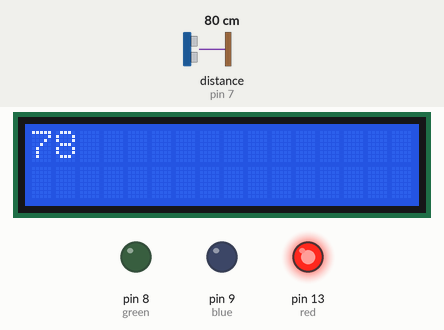
Simulated run of this sketch. Board: Arduino Uno, built with avr-gcc and run on an emulated ATmega328P. Parts: 16×2 character LCD, output pins drawn as LEDs (lit = HIGH). Wiring (inferred from the names in the program): ultrasonic range finder: trigger pin 6; echo pin 7. Dashed ring = blinking. The test bench sets the inputs (shaded band); at power-on: distance to the obstacle (sensor on pin 7) 80 cm. The echo pulse lasts 58.3 µs per cm; pins used as bus, display or sensor lines are not drawn; what the sketch prints to the serial monitor is not drawn.

Above: at 1.2 s.
1.3 s: distance to the obstacle (sensor on pin 7) set to 71 cm
At 2.6 s:
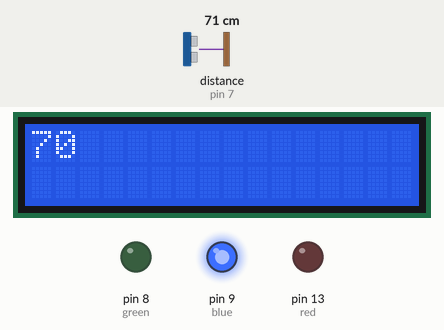
2.9 s: distance to the obstacle (sensor on pin 7) set to 54 cm
At 3.3 s:
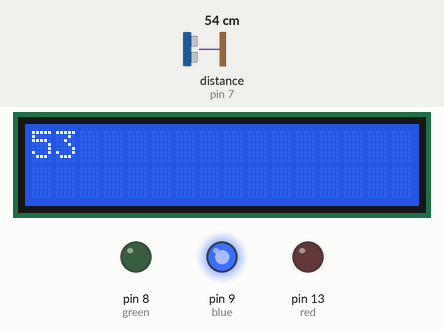
4.4 s: distance to the obstacle (sensor on pin 7) set to 47 cm
At 5.4 s:
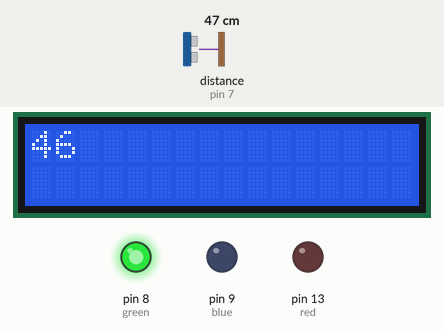
6.0 s: distance to the obstacle (sensor on pin 7) set to 28 cm
At 7.2 s:
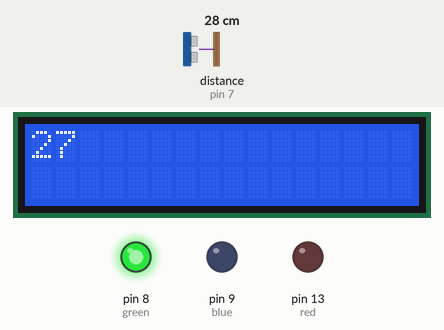
7.5 s: distance to the obstacle (sensor on pin 7) set to 24 cm
At 8.03 s:
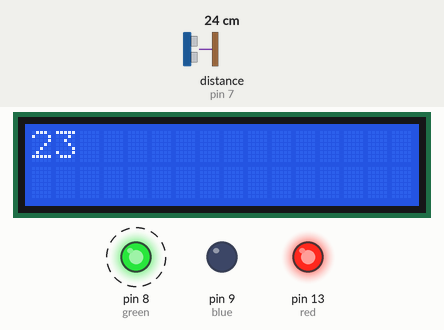
9.3 s: distance to the obstacle (sensor on pin 7) set to 53 cm
At 10.5 s:
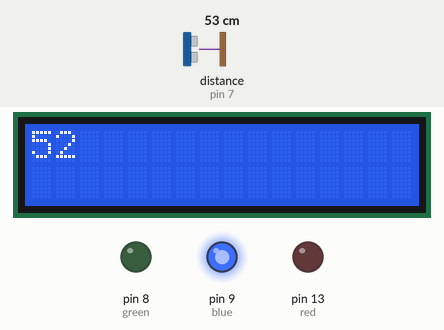
Timing chart, 0 to 11.9 s (numbered marks = the images above; inputs shaded):
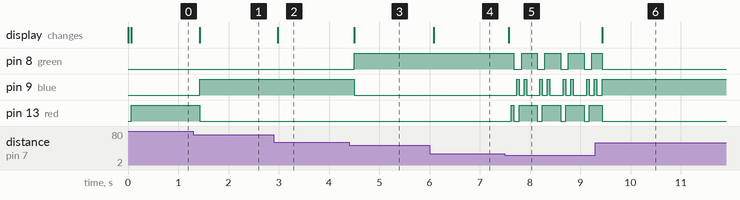

Measured:
- the behaviour switches between 76 and 75 cm on distance to the obstacle (sensor on pin 7) (found by bisection; images 0 and 1)
- the behaviour switches between 52 and 51 cm on distance to the obstacle (sensor on pin 7) (found by bisection; images 2 and 3)
- the behaviour switches between 26 and 25 cm on distance to the obstacle (sensor on pin 7) (found by bisection; images 4 and 5)
- after the input at 1.3 s, pin 9 (blue): LOW → HIGH after 0.13 s; pin 13 (red): HIGH → LOW after 0.13 s; the display: changes after 0.13 s (image 1)
- after the input at 2.9 s, the display: changes after 0.08 s (image 2)
- after the input at 4.4 s, pin 8 (green): LOW → HIGH after 0.10 s; pin 9 (blue): HIGH → LOW after 0.10 s; the display: changes after 0.10 s (image 3)
- after the input at 6.0 s, the display: changes after 0.09 s (image 4)
- after the input at 7.5 s, pin 8 (green): alternates HIGH for 0.31 s and LOW for 0.15 s, starting after 0.18 s; pin 9 (blue): LOW → HIGH after 0.23 s, then repeats every 0.46 s: LOW 0.10 s, HIGH 0.05 s, LOW 0.26 s, HIGH 0.05 s
- after the input at 9.3 s, the display: changes after 0.14 s (image 6)

The sketch:

temperature.ino
```cpp
#include <LiquidCrystal.h>
// defines pins numbers
const int trigPin = 6;
const int echoPin = 7;
const int rs = 12, en = 11, d4 = 5, d5 = 4, d6 = 3, d7 = 2;
LiquidCrystal lcd(rs, en, d4, d5, d6, d7);
int red = 13;
int blue = 9;
int green = 8;

// defines variables
long duration;
int distance;
void setup() {
pinMode(trigPin, OUTPUT); // Sets the trigPin as an Output
pinMode(echoPin, INPUT); // Sets the echoPin as an Input
pinMode(LED_BUILTIN, OUTPUT);
Serial.begin(9600); // Starts the serial communication
lcd.print("Distance= ");
pinMode(red, OUTPUT);
pinMode(blue, OUTPUT);
pinMode(green, OUTPUT);

  // print the number of seconds since reset:

  // Print a message to the LCD.

}
void loop() {
// Clears the trigPin
digitalWrite(trigPin, LOW);
// Sets the trigPin on HIGH state for 10 micro seconds
digitalWrite(trigPin, HIGH);

digitalWrite(trigPin, LOW);
// Reads the echoPin, returns the sound wave travel time in microseconds
duration = pulseIn(echoPin, HIGH);
// Calculating the distance
distance= duration*0.034/2;
// Prints the distance on the Serial Monitor
Serial.print("Distance: ");
Serial.println(distance);
  lcd.begin(16, 2);


  lcd.print(distance);
if(distance >=25 && distance <=50){

  digitalWrite(red, LOW);
   digitalWrite(blue, LOW);
  digitalWrite(green, HIGH);
                       // wait for a second
}else if (distance >50 && distance< 75){
  digitalWrite(red, LOW);
  digitalWrite(green, LOW);
  digitalWrite(blue, HIGH);

} else if(distance>= 75){
  digitalWrite(red, HIGH);
  digitalWrite(blue, LOW);
  digitalWrite(green, LOW);

} else{

  digitalWrite(green, HIGH);
  delay(50);
  digitalWrite(red, HIGH);
  delay(50);
  digitalWrite(green, LOW);
  digitalWrite(red, LOW);
  delay(50);
  digitalWrite(blue, HIGH);
  delay(50);
  digitalWrite(blue, LOW);
  digitalWrite(red, HIGH);
  delay(50);
  digitalWrite(green, HIGH);
  delay(50);
  digitalWrite(blue, HIGH);
  delay(50);
  digitalWrite(blue, LOW);
  delay(50);

}
}
```
